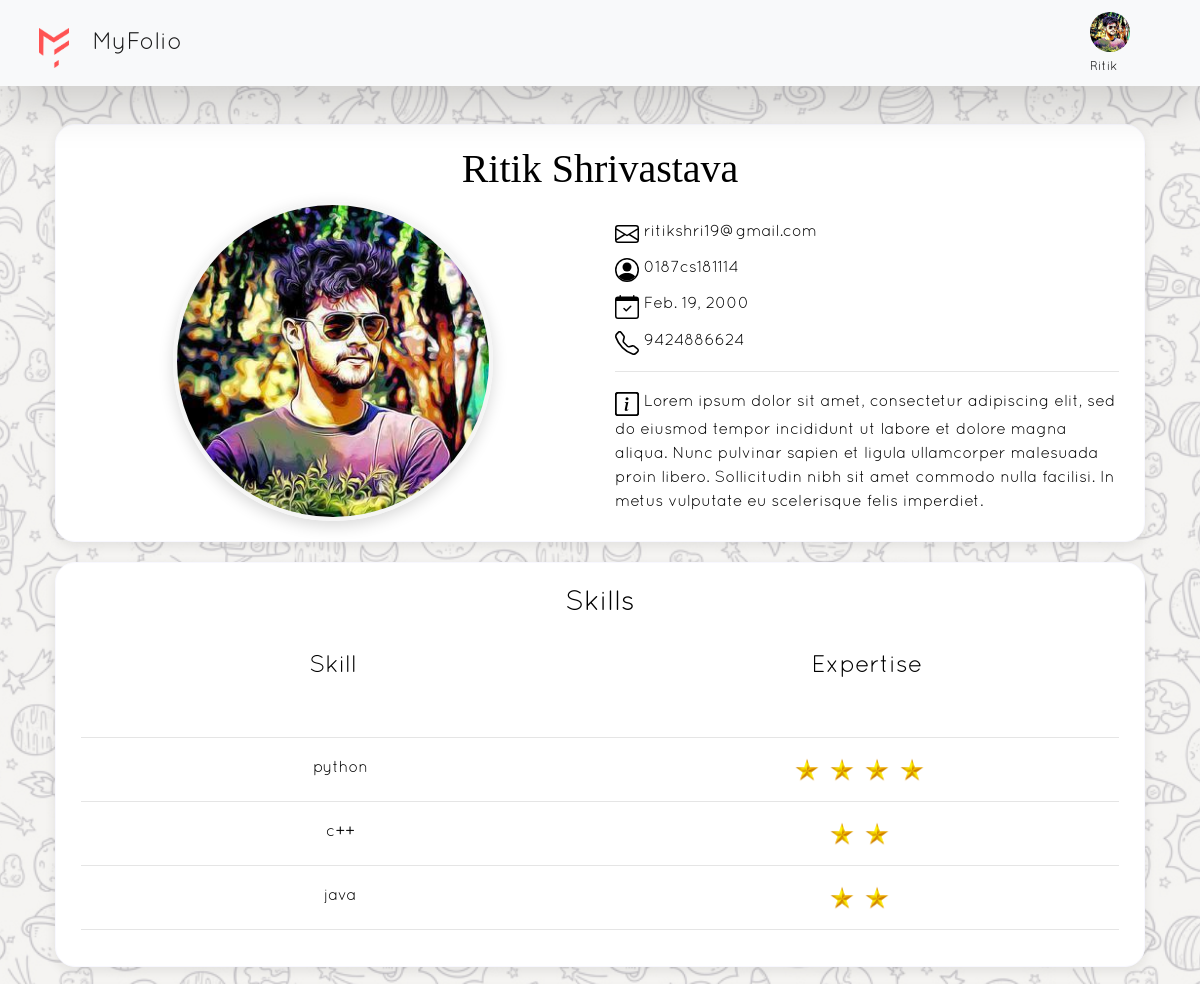
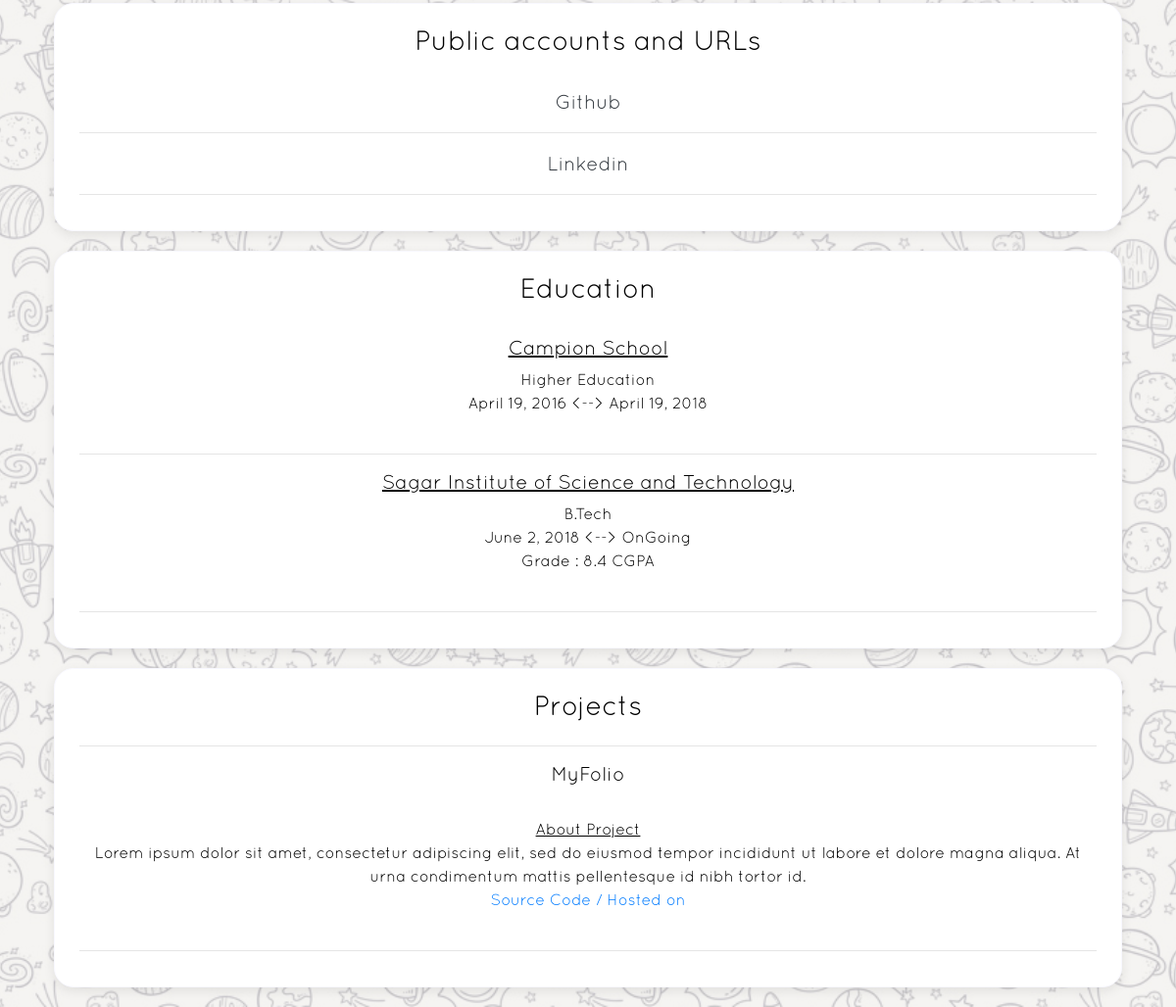
/profile/0187cs181114/ (signed in), run on the app's committed database (2 pictures, top to bottom).
### main_app/models.py (models this page shows)
class UserCompleteProfile(models.Model):
    user = models.ForeignKey(User, on_delete=models.CASCADE)
    dob = models.DateField(blank=True, null=True)
    profile_picture = models.ImageField(blank=True, null=True, upload_to='images/profile_pictures/')
    about = models.TextField(blank=True, null=True)
    phone_no = models.CharField(max_length=10, blank=True, null=True)

class UserSkills(models.Model):
    skill_user_id = models.AutoField(primary_key=True)
    CHOICES = (("1", 'Novice'), ('11', 'Moderate'), ('111', 'Proficient'), ('1111', 'Expert'),
               )
    user = models.ForeignKey(User, on_delete=models.CASCADE)
    skill = models.ForeignKey(Skill, on_delete=models.CASCADE)
    expertise = models.CharField(default="1", max_length=4, choices=CHOICES)

class Skill(models.Model):
    skill_id = models.AutoField(primary_key=True)
    skill_name = models.CharField(max_length=40, blank=False, null=False)
    def __str__(self):
        return self.skill_name

class Link(models.Model):
    link_id = models.AutoField(primary_key=True)
    user = models.ForeignKey(User, on_delete=models.CASCADE)
    name = models.CharField(max_length=20, blank=False, null=False)
    link = models.URLField(blank=False, null=False)

class Education(models.Model):
    edu_id = models.AutoField(primary_key=True)
    user = models.ForeignKey(User, on_delete=models.CASCADE)
    school_name = models.CharField(max_length=50, blank=False, null=False)
    degree = models.CharField(max_length=50, blank=False, null=False)
    start_year = models.DateField(blank=False, null=False)
    end_year = models.DateField(blank=True, null=True)
    grade = models.CharField(max_length=10, blank=True, null=True)

class Project(models.Model):
    project_id = models.AutoField(primary_key=True)
    user = models.ForeignKey(User, on_delete=models.CASCADE)
    project_name = models.CharField(max_length=100)
    project_desc = models.TextField()
    project_link = models.URLField(blank=True, null=True)

### main_app/views.py (the view)
# urls.py: path('profile/<slug:name>/', views.public_profile, name='public_profile'),
def public_profile(request, name):
    if request.user.is_authenticated:
        user = User.objects.filter(username=name).first()
        data = UserCompleteProfile.objects.filter(user=user).first()
        x = UserCompleteProfile.objects.filter(user=request.user).first()
        if data:
            if data.profile_picture:
                im = Image.open(data.profile_picture)
                thumb_width = 320
                im_thumb = crop_max_square(im).resize((thumb_width, thumb_width), Image.LANCZOS)
                loc = 'media/' + str(data.profile_picture)
                im_thumb.save(loc)
        links = Link.objects.filter(user=user).all()
        projects = Project.objects.filter(user=user).all()
        education = Education.objects.filter(user=user).all()
        skills = UserSkills.objects.filter(user=user).all()
        return render(request, 'public_user_profile.html', {
            'user': user,
            'data': data,
            'links': links,
            'projects': projects,
            'educations': education,
            'skills': skills,
            'x': x
        })
    else:
        return redirect('verify_user')

### main_app/views.py (called while the page is built)
def crop_center(pil_img, crop_width, crop_height):
    img_width, img_height = pil_img.size
    return pil_img.crop(((img_width - crop_width) // 2,
                         (img_height - crop_height) // 2,
                         (img_width + crop_width) // 2,
                         (img_height + crop_height) // 2))

def crop_max_square(pil_img):
    return crop_center(pil_img, min(pil_img.size), min(pil_img.size))

### templates/public_user_profile.html (shortened to what this page needs)
{% load static %}
<!DOCTYPE html>
<html lang="en">
<head>
    <link rel="stylesheet" href="https://cdn.jsdelivr.net/npm/bootstrap@4.5.3/dist/css/bootstrap.min.css"
>
    <link rel="stylesheet" type="text/css" href="{% static 'main_app\stylesheets\complete_profile.css' %}">
    <link rel="stylesheet" type="text/css" href="{% static 'main_app\stylesheets\home.css' %}">
    <link rel="stylesheet" href="{% static 'main_app\fonts\google-sans\stylesheet.css' %}">
    <link rel="stylesheet" href="{% static 'main_app\fonts\Quicksand\stylesheet.css' %}">
</head>
<body>
<div class="extra-space mb-4">
</div>
<nav class="navbar navbar-light bg-light shadow-lg">
    <div class="container-fluid">
        <div class="row">
            <div id="logo_div" class="col-2">
                <a class="navbar-brand ml-2" href="{% url 'home' %}" id="logo-name">
                    <img src="{% static 'main_app/img/Group 2@2x.png' %}" class="navbar-brand" id="logo" width="30px">
                    MyFolio
                </a>
            </div>
            <div class="fullnavBtn mt-2 mr-2 col-2 " id="toggle">
                {% if x.profile_picture %}
                    <img src="/media/{{ x.profile_picture }}" width="40px" style="border-radius: 50%;">
                {% else %}
                    <img src="https://png.pngitem.com/pimgs/s/508-5087236_tab-profile-f-user-icon-white-fill-hd.png"
                         width="40px"
                         style="border-radius: 50%;">
                {% endif %}
                <label class="small text-center">{{ user.first_name }}</label>
            </div>
        </div>
    </div>
</nav>
<main class="container">
    <div class="row complete-profile" id="about">
        <div class="h1 col-12">
            {{ user.first_name }} {{ user.last_name }}
        </div>
        <div class="col-12 col-md-6" id="about-pic">
            {% if data.profile_picture %}
                <div>
                    <img src="/media/{{ data.profile_picture }}" id="profile-image">
                </div>
            {% else %}
                <div>
                    <img src="https://dailygrafix.com/wp-content/uploads/2019/03/ee.png" width="320px"
                         id="profile-image">
                </div>
            {% endif %}
        </div>
        <div class="col-12 col-md-6" id="about-text">
            <div class="field-data">
                <a>
                </a>
                {{ user.email }}
            </div>
            {% if data %}
                <div class="field-data">
                    <a>
                    </a> {{ user.username }}
                </div>
                <div class="field-data">
                    {% if data.dob %}
                        <a>
                        </a>
                        {{ data.dob }}
                    {% endif %}
                </div>
                <div class="field-data">
                    {% if data.phone_no %}
                        <a>
                        </a>
                        {{ data.phone_no }}
                    {% endif %}
                </div>
                <div>
                    <hr>
                </div>
                <div class="field-data">
                    {% if data.about %}
                        <a>
                        </a>
                        {{ data.about }}
                    {% endif %}
                </div>
            {% endif %}
        </div>
    </div>
    {% if skills %}
        <div class="row complete-profile" id="public-profiles">
            <h3 class="font-weight-normal">
                Skills
            </h3>
            <div class="col-12">
                <br>
                {% if skills %}
                    <div class="row text-center">
                        <div class="col-6 h4">
                            Skill
                        </div>
                        <div class="col-6 h4">
                            Expertise
                        </div>
                        <br>
                        <br>
                        <br>
                    </div>
                    <div>
                        <hr>
                    </div>
                    {% for skill in skills %}
                        <div class="container">
                            <div class="skill row">
                                <div class="col-6 text-center">{{ skill.skill }}
                                </div>
                                <div class="col-6 text-center">{% for i in skill.expertise|make_list %}
                                    <img src="{% static "main_app/img/star.png" %}" width="30px">
                                {% endfor %}
                                </div>
                            </div>
                        </div>
                        <div>
                            <hr>
                        </div>
                    {% endfor %}
                {% endif %}
            </div>
        </div>
    {% endif %}
    {% if links %}
        <div class="row complete-profile" id="public-profiles">
            <h3 class="font-weight-normal">
                Public accounts and URLs
            </h3>
            <div class="col-12">
                <br>
                {% if links %}
                    {% for link in links %}
                        <div class="row">
                            <div class="col-12 accounts">
                                <a class="text-dark" href="{{ link.link }}">{{ link.name }}</a>
                            </div>
                        </div>
                        <div>
                            <hr>
                        </div>
                    {% endfor %}
                {% else %}
                    <div class=" col-12">
                        Add some links to make your profile even more amazing ❤!!!.
                    </div>
                {% endif %}
            </div>
        </div>
    {% endif %}
    {% if educations %}
        <div class="row complete-profile" id="education">
            <h3 class="font-weight-normal">
                Education
            </h3>
            <div class="col-12">
                <br>
                {% if educations %}
                    {% for edu in educations %}
                        <div class="text-center">
                            <div class="school-name h5">
                                <u>{{ edu.school_name }}</u>
                            </div>
                            <div class="degree">
                                {{ edu.degree }}
                            </div>
                            <div>
                                {{ edu.start_year }} <-->
                                {% if edu.end_year %}
                                    {{ edu.end_year }}
                                {% else %}
                                    OnGoing
                                {% endif %}
                            </div>
                            {% if edu.grade != None %}
                                <div>
                                    Grade : {{ edu.grade }}
                                </div>
                            {% endif %}
                            <br>
                        </div>
                        <div>
                            <hr>
                        </div>
                    {% endfor %}
                {% endif %}
            </div>
        </div>
    {% endif %}
    {% if projects %}
        <div class="row complete-profile">
        <h3 class="font-weight-normal">
            Projects
        </h3>
        <div class="col-12 text-center">
            <div>
                <hr>
            </div>
            {% for project in projects %}
                <div>
                    <div class="h5">{{ project.project_name }}</div>
                </div>
                <br>
                <div>
                    <u class="h6">About Project</u>
                    <br>
                    {{ project.project_desc }}
                </div>
                {% if project.project_link %}
                    <div>
                        <a href="{{ project.project_link }}">Source Code / Hosted on</a>
                    </div>
                {% endif %}
                <br>
                <div>
                    <hr>
                </div>
            {% endfor %}
        </div>
    {% endif %}
</main>
</body>
</html>

### static/main_app/stylesheets/complete_profile.css (style rules this page uses)
.h1 { font-family: "Google Sans Display"; font-weight: lighter; text-align: center; }
#logo-name { font-family: Quicksand; }
#profile-image { border-radius: 50%; border: whitesmoke solid 4px; box-shadow: rgba(0, 0, 0, 0.15) 0px 5px 15px 0px; max-width: 320px; min-width: 200px; width: 100%; }
.complete-profile { margin: 20px 10px; padding: 20px 10px; display: flex; align-items: center; justify-content: center; max-width: 1200px; border: ghostwhite solid 1px; border-radius: 20px; background-color: white; box-shadow: rgba(0, 0, 0, 0.08) 0px 4px 12px; }
#about-text { text-align: left; }
#about-pic { justify-content: center; text-align: center; }
.field-data { margin-top: 8px; word-break: break-word; }
.accounts { text-align: center; font-size: 20px; color: #003366; }

### static/main_app/stylesheets/home.css (style rules this page uses)
body { font-family: Quicksand; color: black; }
.fullnavBtn { position: absolute; top: 5%; right: 6%; height: 14px; width: 32px; cursor: pointer; z-index: 100; -webkit-transition: opacity 0.25s ease; transition: opacity 0.25s ease; padding-right: 30px; }
#toggle { align-items: center; text-align: center; }
.navbar { overflow: hidden; background-color: #333; position: fixed; top: 0; width: 100%; z-index: 999; }
#logo_div { margin-right: 10px; }
.navbar-brand { padding-top: 10px; font-size: 24px; font-family: Quicksand; }
.extra-space { height: 100px; }

### data on the page
UserCompleteProfile: profile_picture (picture), dob "Feb. 19, 2000", phone_no "9424886624", about "Lorem ipsum dolor sit amet, consectetur adipiscing elit, sed do eiusmod tempor incididunt ut labore et dolore magna aliqua. Nunc pulvinar sapien et ligula ullamcorper malesuada proin libero. Sollicitudin nibh sit amet commodo nulla facilisi. In metus vulputate eu scelerisque felis imperdiet."
UserSkills: skill "python"
UserSkills: skill "c++"
UserSkills: skill "java"
Link: name "Github"
Link: name "Linkedin"
Education: school_name "Campion School", degree "Higher Education", start_year "April 19, 2016", end_year "April 19, 2018"
Education: school_name "Sagar Institute of Science and Technology", degree "B.Tech", start_year "June 2, 2018", shows "OnGoing", grade "8.4 CGPA"
Project: project_name "MyFolio", project_desc "Lorem ipsum dolor sit amet, consectetur adipiscing elit, sed do eiusmod tempor incididunt ut labore et dolore magna aliqua. At urna condimentum mattis pellentesque id nibh tortor id."

### other printed values
{{ user.first_name }} "Ritik"
{{ user.last_name }} "Shrivastava"
{{ user.email }} "ritikshri19@gmail.com"
{{ user.username }} "0187cs181114"
